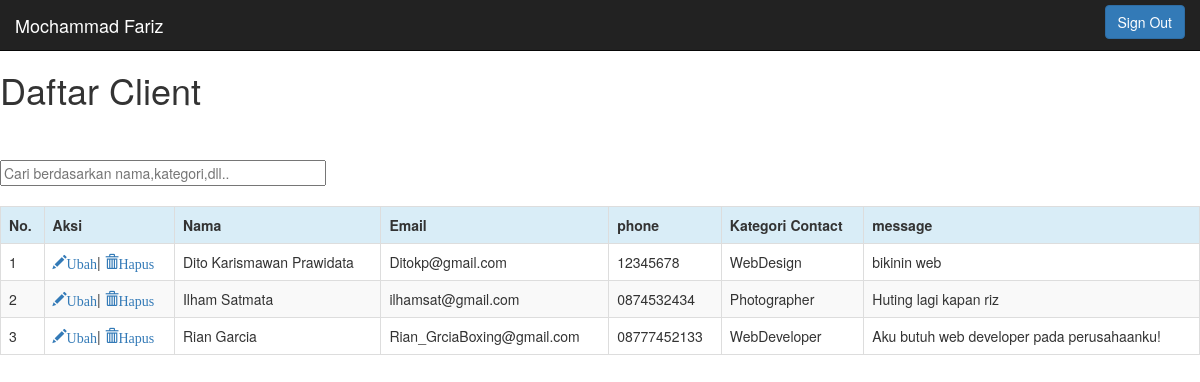
The page /view.php (signed in) on the database its author committed.
### tables this page shows
CREATE TABLE `contact` (
  `id` int(10) NOT NULL,
  `nama` varchar(25) NOT NULL,
  `email` varchar(30) NOT NULL,
  `phone` varchar(20) NOT NULL,
  `kategori` enum('WebDesign','Photographer','WebDeveloper') NOT NULL,
  `message` text NOT NULL
);

### function.php (called while the page is built, shortened)
<?php
$conn = mysqli_connect("localhost","root","","portfollio");
function query($query){
    global $conn;
    $result = mysqli_query($conn,$query);
    $rows = [];
    while($row = mysqli_fetch_assoc($result)){
        $rows[]=$row;
    }
    return $rows;
}
?>

### view.php (the view, shortened to what this page needs)
<?php
require 'function.php';
$client= query("SELECT*FROM contact");
?>
<!DOCTYPE html>
<html lang="en">
<head>
    <link href="css/bootstrap.min.css" rel="stylesheet">
    <link rel="stylesheet" href="css/style.css">
</head>
<body>
 <nav class="navbar navbar-inverse navbar-fixed-top">
      <div class="container-fluid">
        <div class="navbar-header">
          <a href="index.php" class="navbar-brand page-scroll">Mochammad Fariz</a>
        </div>
        <div class="collapse navbar-collapse" id="bs-example-navbar-collapse-1">
          <ul class="nav navbar-nav navbar-right">
          <button style=" margin-top: 5px; margin-right:15px;" type="submit" name="login" class="btn btn-primary" onclick="location.href='logout.php'">Sign Out</button>
          </ul>
        </div>
      </div>
    </nav>
    <br>
    <h1>Daftar Client</h1>
    <br>
    <br>
    <form action="" method="post">
        <input type="text" name="keyword" id="keyword" size="40" autofocus placeholder="Cari berdasarkan nama,kategori,dll.." autocomplete="off">
    </form>
    <br>
    <div id="container">
    <table class="table table-bordered table-striped">
    <tr style="font-weight:bold;" class="info">
    <td>No.</td>
    <td>Aksi</td>
    <td>Nama</td>
    <td>Email</td>
    <td>phone</td>
    <td>Kategori Contact</td>
    <td>message</td>
    </tr>
    <?php $i = 1;?>
    <?php foreach($client as $row) : ?>
    <tr>
    <td><?= $i; ?></td>
    <td><a class="glyphicon glyphicon-pencil" href="ubah.php?id=<?= $row["id"];?>">Ubah</a>|
    <a class="glyphicon glyphicon-trash" href="hapus.php?id=<?= $row["id"];?>" onclick="return confirm('Apakah anda yakin ingin menghapus data ini?');">Hapus</a></td>
    <td><?= $row["nama"];?></td>
    <td><?= $row["email"];?></td>
    <td><?= $row["phone"];?></td>
    <td><?= $row["kategori"];?></td>
    <td><?= $row["message"];?></td>
    </tr>
    <?php $i++; ?>
    <?php endforeach; ?>
    </table>
    </div>
</body>
</html>

### css/style.css (style rules this page uses)
html { position: relative; }
body { margin-top: 30px; margin-bottom: 100px; }

### rows shown on the page
contact: nama "Dito Karismawan Prawidata", email "Ditokp@gmail.com", phone "12345678", kategori "WebDesign", message "bikinin web"
contact: nama "Ilham Satmata", email "ilhamsat@gmail.com", phone "0874532434", kategori "Photographer", message "Huting lagi kapan riz"
contact: nama "Rian Garcia", email "Rian_GrciaBoxing@gmail.com", phone "08777452133", kategori "WebDeveloper", message "Aku butuh web developer pada perusahaanku!"
